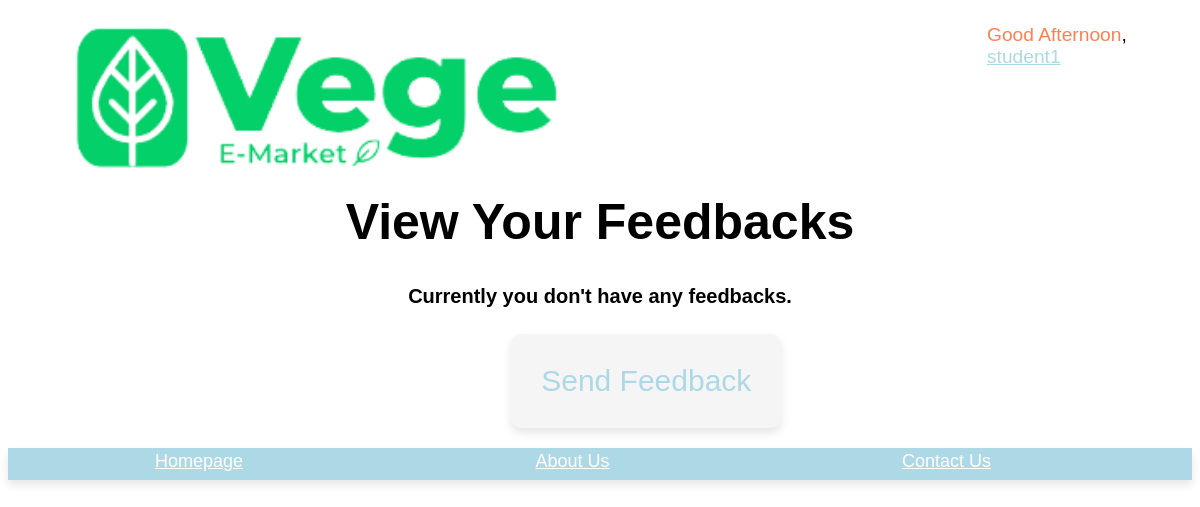
The page /student/view_feedback.php (signed in) on the database as committed earlier.
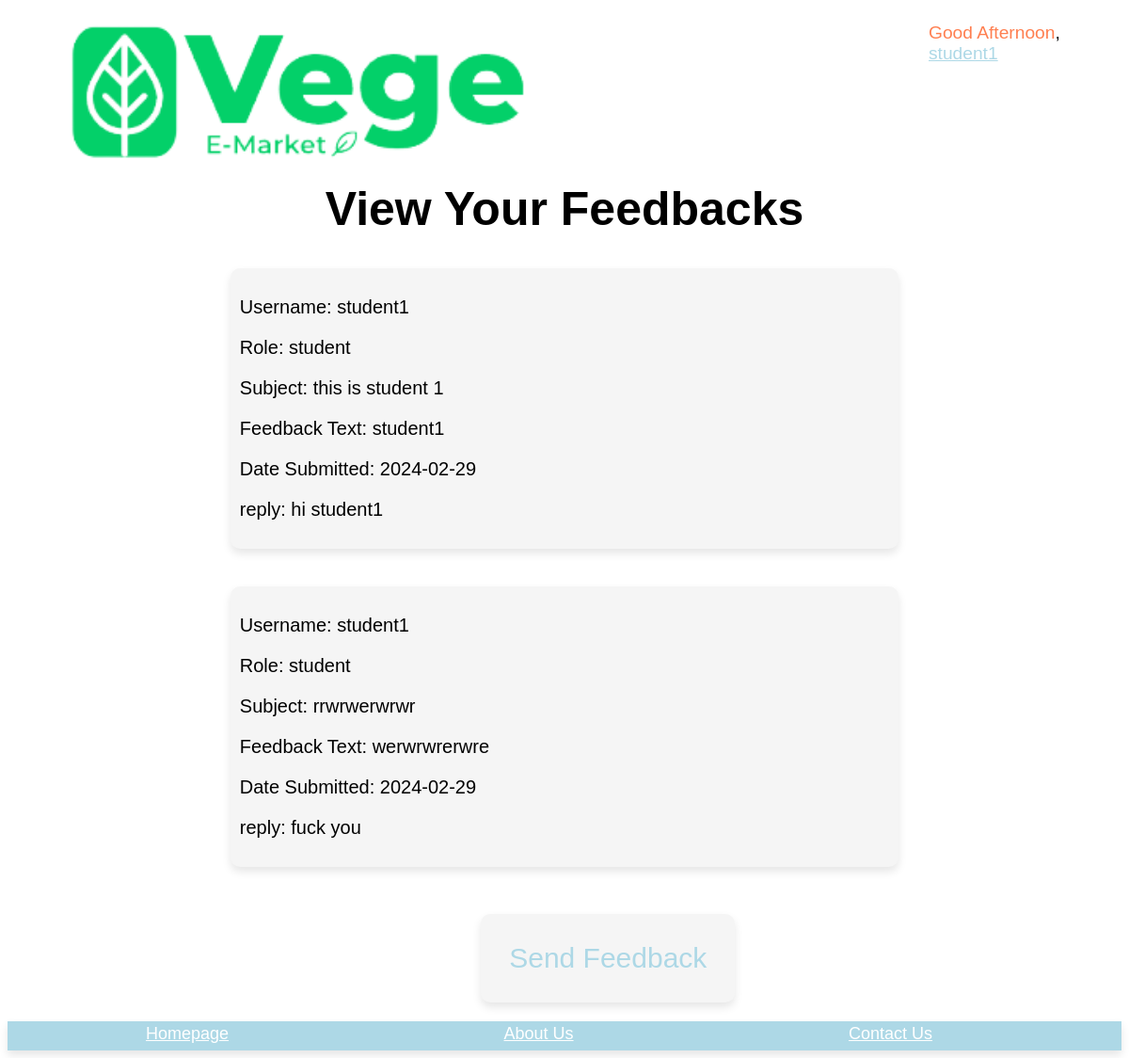
The same page on the database as committed later.
### tables this page shows
CREATE TABLE IF NOT EXISTS `feedback` (
  `feedbackID` varchar(100) NOT NULL,
  `userID` varchar(100) NOT NULL,
  `Feedback_Text` text NOT NULL,
  `subject` varchar(500) NOT NULL,
  `date_created` date NOT NULL,
  `reply` varchar(9999) NOT NULL,
  `role` varchar(255) NOT NULL,
  PRIMARY KEY (`feedbackID`),
  KEY `userID` (`userID`)
);

CREATE TABLE IF NOT EXISTS `user` (
  `userID` varchar(100) NOT NULL,
  `username` varchar(100) NOT NULL,
  `gender` varchar(10) NOT NULL,
  `email` varchar(100) NOT NULL,
  `phone` varchar(100) NOT NULL,
  `birthday` date NOT NULL,
  `password` varchar(100) NOT NULL,
  `AccStatus` varchar(100) NOT NULL,
  `role` varchar(10) NOT NULL,
  `Profile_Pic` varchar(255) NOT NULL,
  PRIMARY KEY (`userID`)
);

### modules/config.php (called while the page is built, shortened)
<?php
    if (isset($_SESSION['role'])){
        $username = $_SESSION['username'];
    }else{
        $role='';
    }
?>

### student/view_feedback.php (the view, shortened to what this page needs)
<?php
require '../modules/config.php';
include '../includes/student_header.php';
$currentUserID = $_SESSION['userID'];
$selectFeedbackQuery = "SELECT feedback.*, user.username, user.role FROM feedback
                        INNER JOIN user ON feedback.userID = user.userID
                        WHERE feedback.userID = '$currentUserID'";
$feedbackResult = mysqli_query($conn, $selectFeedbackQuery);
?>
<!DOCTYPE html>
<html lang="en">
<head>
</head>
<body>
    <h1> View Your Feedbacks</h1>
    <?php
    if (mysqli_num_rows($feedbackResult) > 0) {
        while ($row = mysqli_fetch_assoc($feedbackResult)) {
            echo "<div class='feedback-container'>";
            echo "<div class='feedback-content'>";
            echo "<p>Username: {$row['username']}</p>";
            echo "<p>Role: {$row['role']}</p>";
            echo "<p>Subject: {$row['subject']}</p>";
            echo "<p>Feedback Text: {$row['Feedback_Text']}</p>";
            echo "<p>Date Submitted: {$row['date_created']}</p>";
            echo "<p>reply: {$row['reply']}</p>";
            echo "</div>";
            echo "</div>";
        }
    } else {
        echo "<h2>Currently you don't have any feedbacks.</h2>";
    }
    ?>
    <div class='send-feedback'>
    <a type="button" value="Send Feedback" class="form-btn" href='./feedback.php'>Send Feedback</a>
    </div>
    </body>
    </html>
    <?php
    include '../includes/footer.php';
?>

### includes/student_header.php (shortened to what this page needs)
<?php
    require '../modules/config.php';
?>
<header>
    <div class="header_logo">
        <a href="../index.php" title="W3000School"><img src="../images/logo.png" alt="W3000school" height="150vh"></a>
    </div>
    <div class="header_welcome">
        <span id="header_greeting">Welcome</span>, <br> <a class="username-dropdown-btn" onclick="displayUsernameDropdown()"><?php echo $username; ?></a><br>
    </div>
</header>

### includes/footer.php (shortened to what this page needs)
<footer>
    <table id="footer">
        <tr id="footer">
            <td class="copyright" id="footer">
                <a style="font-size: 1.5vw;" href="../index.php" class="footer">Homepage</a>
                <a style="font-size: 1.5vw;" href="" class="footer">About Us</a>
                <a style="font-size: 1.5vw;" href="" class="footer">Contact Us</a>
            </td>
        </tr>
    </table>
</footer>

### includes/student_header.php (style rules this page uses)
div.header_logo { float: left; margin-left: 5%; }
div.header_welcome { float: right; margin-right: 4%; }
header { margin-top: 2%; font-size: 120%; font-family: 'Franklin Gothic Medium', 'Arial Narrow', Arial, sans-serif; }
div.header_welcome > a { text-decoration: underline; color: lightblue; cursor: pointer; font-family: 'Franklin Gothic Medium', 'Arial Narrow', Arial, sans-serif; margin-right: 7vw; }

### student/view_feedback.php (style rules this page uses)
.feedback-container { padding: 10px; margin-bottom: 10px; background-color: whitesmoke; margin-left: 20%; margin-right: 20%; border-radius: 10px; box-shadow: 0 5px 10px rgba(0, 0, 0, .1); margin-bottom: 40px; }
.feedback-content { flex-direction: column; justify-content: left; align-items: center; font-size: 20px; font-family: Arial, Helvetica, sans-serif; }
h1 { text-align: center; font-size: 50px; font-family: Arial, Helvetica, sans-serif }
.form-btn { display: inline-block; padding: 30px; font-size: 20px; color: lightblue ; margin: 0 5px; text-transform: capitalize; background-color: whitesmoke; margin-top: 10px; margin-left: 42.5%; margin-bottom: 20px; border-radius: 10px; box-shadow: 0 5px 10px rgba(0, 0, 0, .1); cursor: pointer; text-decoration: none; font-family: Arial, Helvetica, sans-serif; font-size: 30px; }
h2 { text-align: center; }
h2 { text-align: center; display: block; margin-top: 10px; font-size: 20px; text-decoration: none; font-family: Arial, Helvetica, sans-serif; }

### includes/footer.php (style rules this page uses)
footer { background-color: lightblue; text-align: right; clear: both; max-width: 100%; max-height: 100%; height: 4%; box-shadow: 0 5px 10px rgba(0, 0, 0, .1); }
table#footer { width: 100%; height: 7%; max-width: 100%; max-height: 100%; min-height: max-content; font-family: arial; }
td#footer { width: 50%; color: #FFFFFF; }
td#footer > a { color: #FFFFFF; margin-left: 12vw; margin-right: 12vw; text-align: right; font-size: 20vw; }

Rows that differ between the two databases and show on the page:
added feedback: userID.username "student1", userID.role "student", subject "this is student 1", Feedback_Text "student1", date_created "2024-02-29", reply "hi student1"
added feedback: userID.username "student1", userID.role "student", subject "rrwrwerwrwr", Feedback_Text "werwrwrerwre", date_created "2024-02-29", reply "fuck you"
Other text that changed with them:
text no longer shown: "Currently you don't have any feedbacks."
